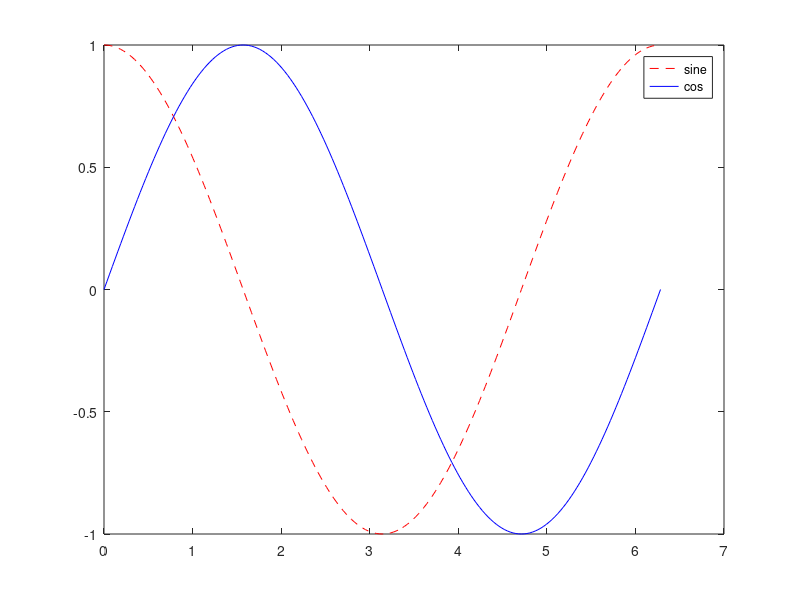

The MATLAB script that drew this image: (Note: this script raises an error after producing the figure.)
%%%%
%%%%COMMANDS
%%%%
%clear all          clear variables in memory
%clc                clear console
%whos               List of variables in memory
%save variable.mat  It save the variable in the folder
%load variable.mat  It load the variable in the folder


%%%%
%Matrix
%%%%

x1=[1,2,3,4]
x2=[1,2,3,4;5,6,7,8]
z=zeros(3,3)
q=ones(3,3)
M=magic(2)
m_transpose = M' %Transnpose columns to rows
I=inv(M) %Inverse of matrix 

%Array Indexing
M=magic(5)
a=M(5,1)
a=M(2,1:5) %Column 2, 1:5 range elements
%To ingreased the format
format long
format short

%Examples operations
q2=q+20
q3=sin(q2)

%%%%
%%%%Matriz concadenations
%%%%
x1=[1,2,3;4,5,6;7,8,9]
x2=ones(3,3)
%Horizontal
z=[x1,x2]
z=[x2,x1]
%vertical
z=[x1;x2]
z=[x2;x1]

%%%%
%%%%Complex numbers
%%%%
x1=sqrt(-1)
x2=sqrt(-2)
z=x1+x2

%%%%
%%%%Ploting graphs
%%%%
x=0:pi/100:2*pi; % x= init_value:increase:max_value
y=cos(x);
plot(x,y);
xlabel('x values');
ylabel('y values');
title('Sine plot');
shg;
plot(x,y,'r'); %Color
plot(x,y,'r--'); %Interlineal graph

%Multiples plots in the same windows
hold on
y=sin(x);
plot(x,y,'b');
legend('sine','cos');
hold off
shg;

%%%%
%%%%Missing Data
%%%%

x1=[1,2,3,4,5,6,7,8]
x2=[1,2,3,4,NaN,6,7,8]
x3=[1,2,3,4,missing,6,7,8]
plot(x2)
max(x2)
min(x2)

mean(x1)
mean(x2)
var(x2)
std(x2)

%location of the missing value
isnan(x2)
ismissing(x2)

%fill missing value of x2
y=fillmissing(x2,'constant',1)

%remove missing value of x2
y=rmmissing(x2)

%%%%
%%%%Write and READ to file
%%%%

f=20;
ts=1/100;
T=3;
t=0:ts:T;
y=sin(2*pi*f*t);
plot(t,y);

%In plot Data is store in variable y. Array of 201 elements.
%Save it

csvwrite('_simple_signal.txt',y);

%Read from file
clear all
clc

%multiples formats
signal= load('_simple_signal.txt');
%only comma separated
signal= csvread('_simple_signal.txt');
plot(signal);






